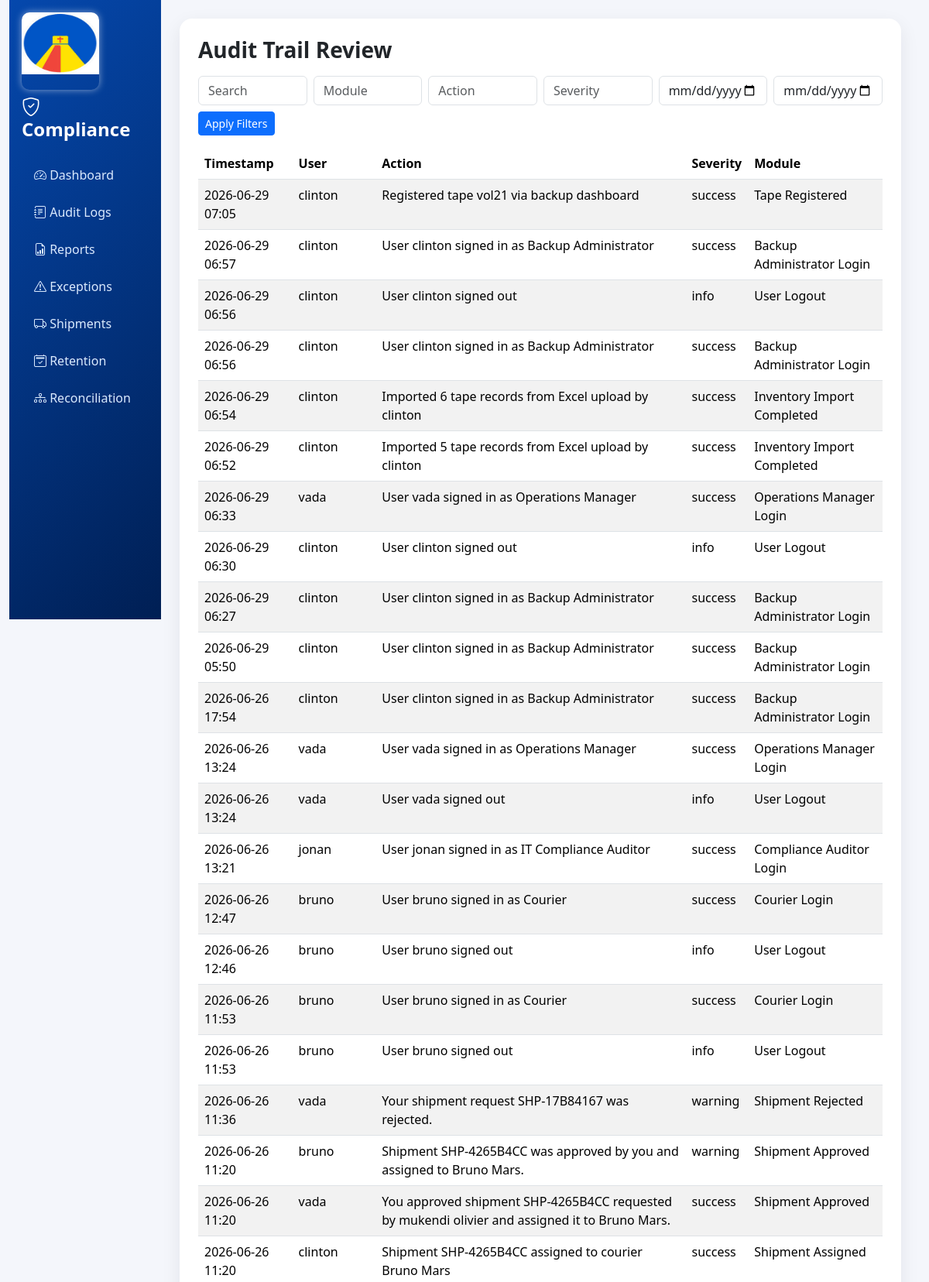
The app's page /auditor-dashboard/audit-logs/ (signed in, upper part) with its own data.
### inventory/models.py (models this page shows, shortened)
class AuditLog(models.Model):
    id = models.UUIDField(primary_key=True, default=uuid.uuid4, editable=False)
    timestamp = models.DateTimeField(auto_now_add=True)
    name = models.CharField(max_length=120, blank=True)
    action = models.CharField(max_length=120, blank=True)
    user = models.ForeignKey(settings.AUTH_USER_MODEL, null=True, blank=True, on_delete=models.SET_NULL)
    message = models.CharField(max_length=255, blank=True)
    severity = models.CharField(
        max_length=20,
        choices=[
            ('info', 'Info'),
            ('success', 'Success'),
            ('warning', 'Warning'),
            ('error', 'Error'),
        ],
        default='info'
    )
    is_read = models.BooleanField(default=False)
    read_at = models.DateTimeField(null=True, blank=True)

class CustomUser(AbstractUser):
    id = models.UUIDField(primary_key=True, default=uuid.uuid4, editable=False)
    email = models.EmailField(unique=True)
    ROLE_CHOICES = [
        ('admin', 'Admin'),
        ('auditor', 'IT Compliance Auditor'),
        ('user', 'User'),
    ]
    role = models.CharField(
        max_length=50,
        choices=ROLE_CHOICES,
        default='user'
    )
    verified = models.BooleanField(default=False)
    verified_at = models.DateTimeField(null=True, blank=True)
    class Meta:
        verbose_name = 'User'
        verbose_name_plural = 'Users'

### inventory/views.py (the view)
# urls.py: path('auditor-dashboard/audit-logs/', views.audit_logs_view, name='auditor-audit-logs'),
@login_required(login_url='signin')
@user_passes_test(is_it_compliance_auditor, login_url='signin')
def audit_logs_view(request):
    context = _build_auditor_context(request, page='audit-logs')
    search = request.GET.get('search', '').strip()
    module = request.GET.get('module', '').strip()
    action_type = request.GET.get('action_type', '').strip()
    severity = request.GET.get('severity', '').strip()
    user_filter = request.GET.get('user', '').strip()
    date_from = request.GET.get('date_from', '').strip()
    date_to = request.GET.get('date_to', '').strip()
    audit_logs = AuditLog.objects.select_related('user').all().order_by('-timestamp')
    if search:
        audit_logs = audit_logs.filter(
            Q(name__icontains=search) | Q(action__icontains=search) | Q(message__icontains=search) | Q(user__username__icontains=search)
        )
    if module:
        audit_logs = audit_logs.filter(name__icontains=module)
    if action_type:
        audit_logs = audit_logs.filter(action__icontains=action_type)
    if severity:
        audit_logs = audit_logs.filter(severity__iexact=severity)
    if user_filter:
        audit_logs = audit_logs.filter(user__username__icontains=user_filter)
    if date_from:
        audit_logs = audit_logs.filter(timestamp__date__gte=date_from)
    if date_to:
        audit_logs = audit_logs.filter(timestamp__date__lte=date_to)
    context['audit_logs'] = audit_logs[:100]
    context['filters'] = {'search': search, 'module': module, 'action_type': action_type, 'severity': severity, 'user': user_filter, 'date_from': date_from, 'date_to': date_to}
    return render(request, 'audit_logs.html', context)

### inventory/models.py (called while the page is built)
    def has_dual_custody(self):
        return bool(self.releasing_custodian and self.receiving_custodian)

    def is_manifest_complete(self):
        return self.number_of_tapes > 0 and self.tapes.exists() and self.number_of_tapes == self.tapes.count()

    def compliance_checks(self):
        checks = {
            'tape_exists': self.tapes.exists(),
            'duplicate_tapes': not self.tapes.values('id').annotate(count=Count('id')).filter(count__gt=1).exists(),
            'manifest_complete': self.is_manifest_complete(),
            'retention_compliance': not self.tapes.filter(retention_end_date__lt=(self.expected_delivery_date or timezone.localdate())).exists(),
            'legal_hold': not self.tapes.filter(legal_hold=True).exists(),
            'audit_hold': not self.tapes.filter(audit_hold=True).exists(),
            'damage_status': not self.tapes.filter(status='Damaged').exists(),
            'missing_tape_status': not self.tapes.filter(status='Missing').exists(),
            'dual_custody': self.has_dual_custody(),
        }
        return checks

    def compliance_passed(self):
        return all(self.compliance_checks().values())

### inventory/views.py (called while the page is built, shortened)
def is_it_compliance_auditor(user):
    if not user.is_authenticated:
        return False
    if user.is_superuser:
        return True

### inventory/templates/audit_logs.html
{% extends 'auditor_dashboard.html' %}
{% block content %}
<div class="card p-4">
    <h3 class="fw-semibold mb-3">Audit Trail Review</h3>
    <form method="get" class="row g-2 mb-3">
        <div class="col-md-2"><input class="form-control" name="search" value="{{ filters.search }}" placeholder="Search"></div>
        <div class="col-md-2"><input class="form-control" name="module" value="{{ filters.module }}" placeholder="Module"></div>
        <div class="col-md-2"><input class="form-control" name="action_type" value="{{ filters.action_type }}" placeholder="Action"></div>
        <div class="col-md-2"><input class="form-control" name="severity" value="{{ filters.severity }}" placeholder="Severity"></div>
        <div class="col-md-2"><input class="form-control" type="date" name="date_from" value="{{ filters.date_from }}"></div>
        <div class="col-md-2"><input class="form-control" type="date" name="date_to" value="{{ filters.date_to }}"></div>
        <div class="col-12"><button class="btn btn-primary btn-sm">Apply Filters</button></div>
    </form>
    <table class="table table-striped">
        <thead><tr><th>Timestamp</th><th>User</th><th>Action</th><th>Severity</th><th>Module</th></tr></thead>
        <tbody>
            {% for entry in audit_logs %}
            <tr><td>{{ entry.timestamp|date:'Y-m-d H:i' }}</td><td>{{ entry.user.username|default:'System' }}</td><td>{{ entry.action }}</td><td>{{ entry.severity }}</td><td>{{ entry.name }}</td></tr>
            {% empty %}<tr><td colspan="5" class="text-muted">No audit logs.</td></tr>{% endfor %}
        </tbody>
    </table>
</div>
{% endblock %}

### inventory/templates/auditor_dashboard.html (style rules this page uses)
body { background: #f4f6fb; color: #102a43; }
.card { border: none; box-shadow: 0 8px 24px rgba(15,23,42,0.08); border-radius: 16px; }
.table thead { background: #e2e8f0; }

### records on screen
AuditLog: timestamp "2026-06-29 07:05", user.username "clinton", action "Registered tape vol21 via backup dashboard", severity "success", name "Tape Registered"
AuditLog: timestamp "2026-06-29 06:57", user.username "clinton", action "User clinton signed in as Backup Administrator", severity "success", name "Backup Administrator Login"
AuditLog: timestamp "2026-06-29 06:56", user.username "clinton", action "User clinton signed out", severity "info", name "User Logout"
AuditLog: timestamp "2026-06-29 06:56", user.username "clinton", action "User clinton signed in as Backup Administrator", severity "success", name "Backup Administrator Login"
AuditLog: timestamp "2026-06-29 06:54", user.username "clinton", action "Imported 6 tape records from Excel upload by clinton", severity "success", name "Inventory Import Completed"
AuditLog: timestamp "2026-06-29 06:52", user.username "clinton", action "Imported 5 tape records from Excel upload by clinton", severity "success", name "Inventory Import Completed"
AuditLog: timestamp "2026-06-29 06:33", user.username "vada", action "User vada signed in as Operations Manager", severity "success", name "Operations Manager Login"
AuditLog: timestamp "2026-06-29 06:30", user.username "clinton", action "User clinton signed out", severity "info", name "User Logout"
AuditLog: timestamp "2026-06-29 06:27", user.username "clinton", action "User clinton signed in as Backup Administrator", severity "success", name "Backup Administrator Login"
AuditLog: timestamp "2026-06-29 05:50", user.username "clinton", action "User clinton signed in as Backup Administrator", severity "success", name "Backup Administrator Login"
AuditLog: timestamp "2026-06-26 17:54", user.username "clinton", action "User clinton signed in as Backup Administrator", severity "success", name "Backup Administrator Login"
AuditLog: timestamp "2026-06-26 13:24", user.username "vada", action "User vada signed in as Operations Manager", severity "success", name "Operations Manager Login"
AuditLog: timestamp "2026-06-26 13:24", user.username "vada", action "User vada signed out", severity "info", name "User Logout"
AuditLog: timestamp "2026-06-26 13:21", user.username "jonan", action "User jonan signed in as IT Compliance Auditor", severity "success", name "Compliance Auditor Login"
AuditLog: timestamp "2026-06-26 12:47", user.username "bruno", action "User bruno signed in as Courier", severity "success", name "Courier Login"
AuditLog: timestamp "2026-06-26 12:46", user.username "bruno", action "User bruno signed out", severity "info", name "User Logout"
AuditLog: timestamp "2026-06-26 11:53", user.username "bruno", action "User bruno signed in as Courier", severity "success", name "Courier Login"
AuditLog: timestamp "2026-06-26 11:53", user.username "bruno", action "User bruno signed out", severity "info", name "User Logout"
AuditLog: timestamp "2026-06-26 11:36", user.username "vada", action "Your shipment request SHP-17B84167 was rejected.", severity "warning", name "Shipment Rejected"
AuditLog: timestamp "2026-06-26 11:20", user.username "bruno", action "Shipment SHP-4265B4CC was approved by you and assigned to Bruno Mars.", severity "warning", name "Shipment Approved"
AuditLog: timestamp "2026-06-26 11:20", user.username "vada", action "You approved shipment SHP-4265B4CC requested by mukendi olivier and assigned it to Bruno Mars.", severity "success", name "Shipment Approved"
AuditLog: timestamp "2026-06-26 11:20", user.username "clinton", action "Shipment SHP-4265B4CC assigned to courier Bruno Mars", severity "success", name "Shipment Assigned"
